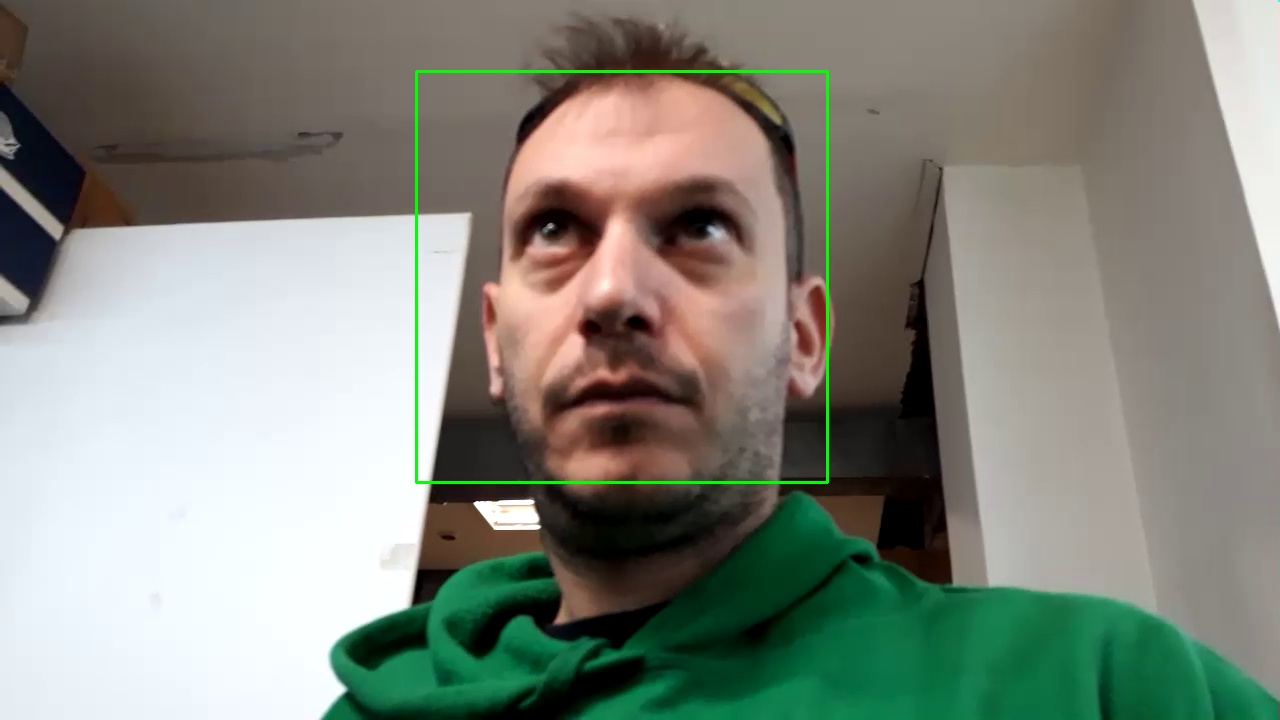
#> input picture log/Fail/Photo.22-01-2020 12-13-21.jpg, 1280 x 720 px, given as the content of the folder dataset, which was not available
$ python -i TrainData.py   (imports and definitions only)
#> lines starting #> are read from the running program, lines starting #| are printed output that depends on the picture
#!/usr/bin/env python
# coding: utf-8

# In[3]:


import cv2
import numpy as np
from PIL import Image
import os

# Path for face image database
path = 'dataset'

recognizer = cv2.face.LBPHFaceRecognizer_create()
detector = cv2.CascadeClassifier("Cascades/haarcascade_frontalface_default.xml");

# function to get the images and label data
def getImagesAndLabels(path):
#> called with path = 'dataset'
    imagePaths = [os.path.join(path,f) for f in os.listdir(path)]
    faceSamples=[]
    ids = []
    for imagePath in imagePaths:
        PIL_img = Image.open(imagePath).convert('L') # convert it to grayscale
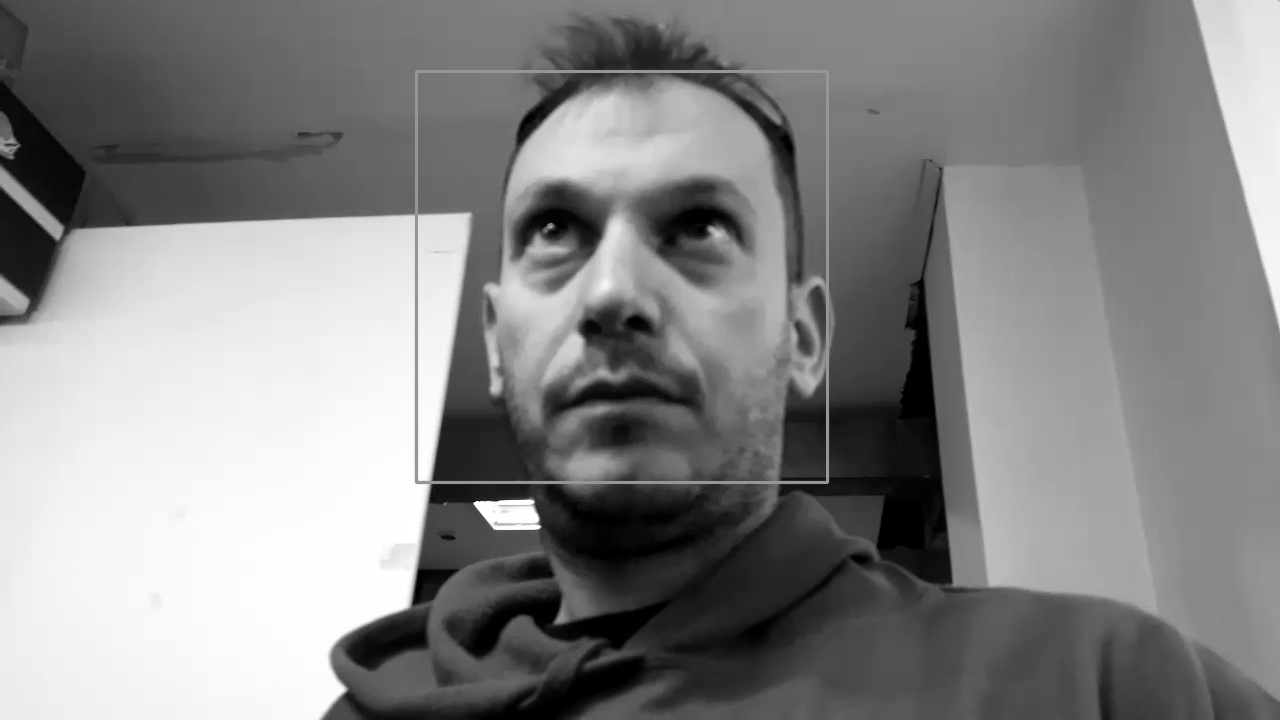
#> PIL_img: PIL image 1280x720 L; min 0, max 255, mean 133.3
        img_numpy = np.array(PIL_img,'uint8')
        id = int(os.path.split(imagePath)[-1].split(".")[1])
        faces = detector.detectMultiScale(img_numpy)
        for (x,y,w,h) in faces:
            faceSamples.append(img_numpy[y:y+h,x:x+w])
            ids.append(id)
    return faceSamples,ids

# [1 line not run here, left out]
# [1 line that did not run here, left out]
# [7 lines not run here, left out]

>>> result = getImagesAndLabels('log/Fail/Photo.22-01-2020 12-13-21.jpg')
#> (the run stopped early here; a loop or call above may not have finished)

$ run again, on log/Fail/Photo24-01-2020 12-20-55.jpg
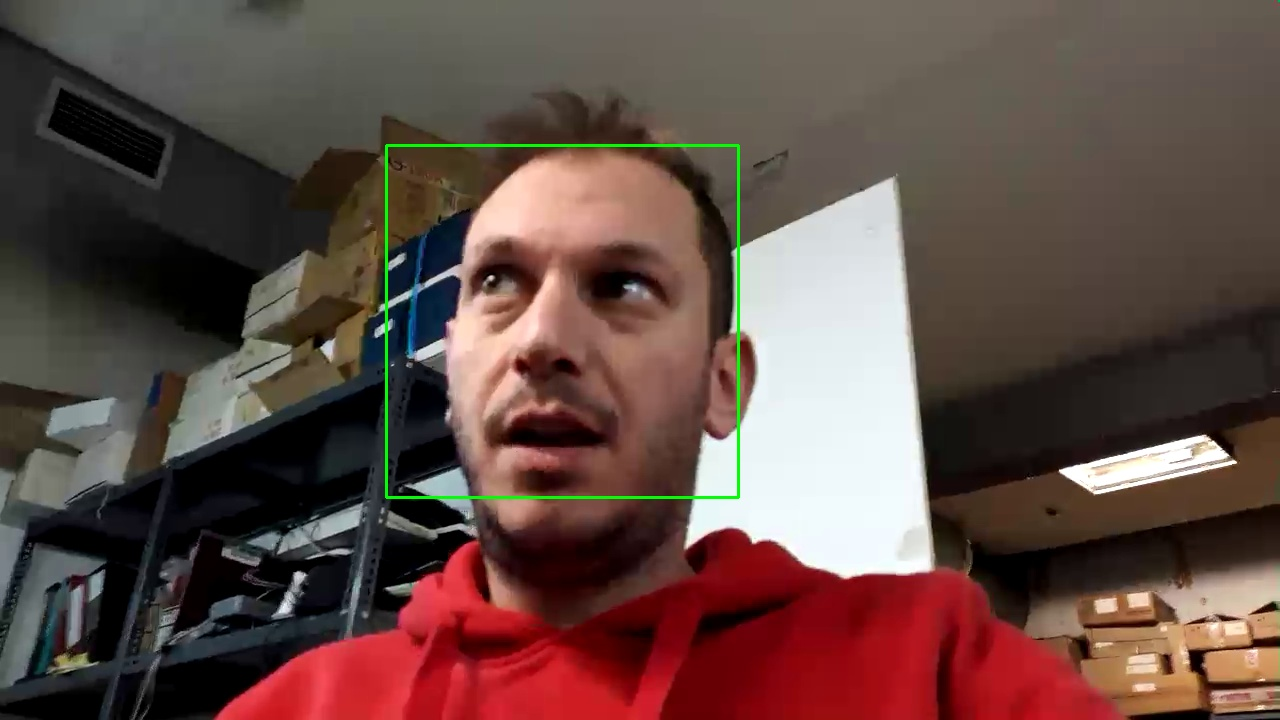
#> input picture log/Fail/Photo24-01-2020 12-20-55.jpg, 1280 x 720 px, given as the content of the folder dataset, which was not available
#> in getImagesAndLabels, `PIL_img = Image.open(imagePath).convert('L')`:
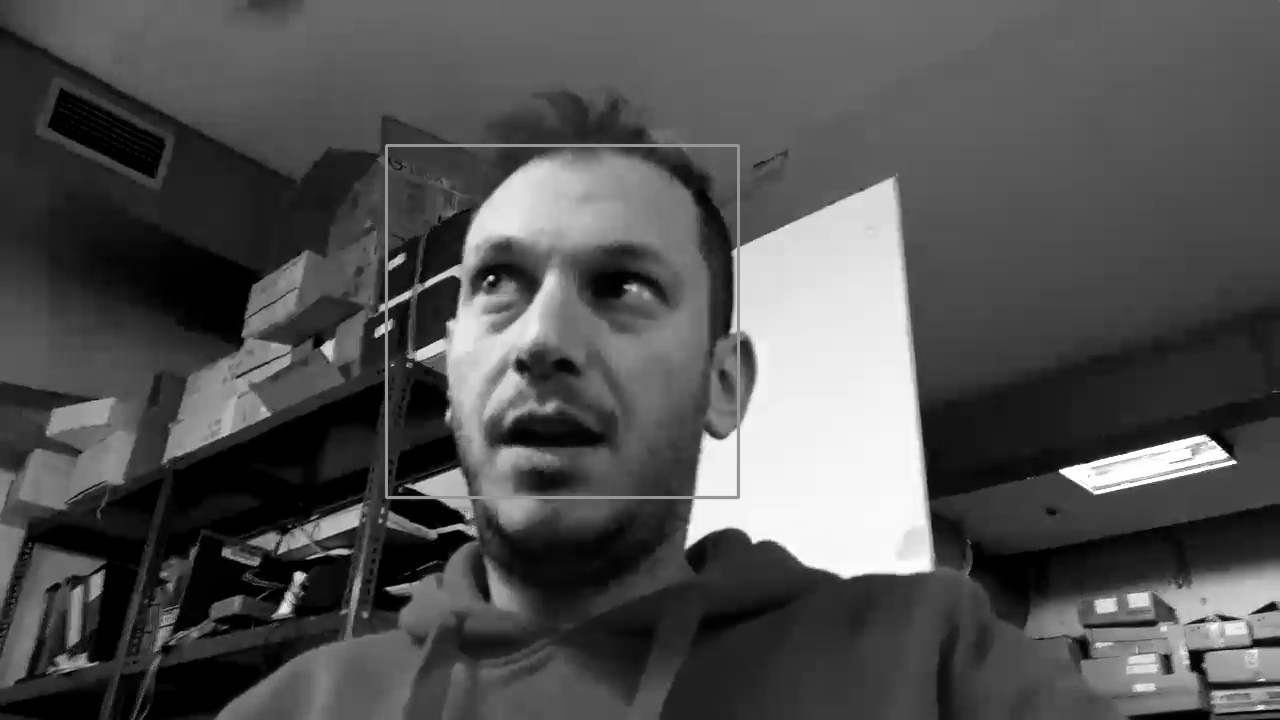
#> PIL_img: PIL image 1280x720 L; min 0, max 255, mean 81.9

$ run again, on log/Fail/Photo24-01-2020 12-24-15.jpg
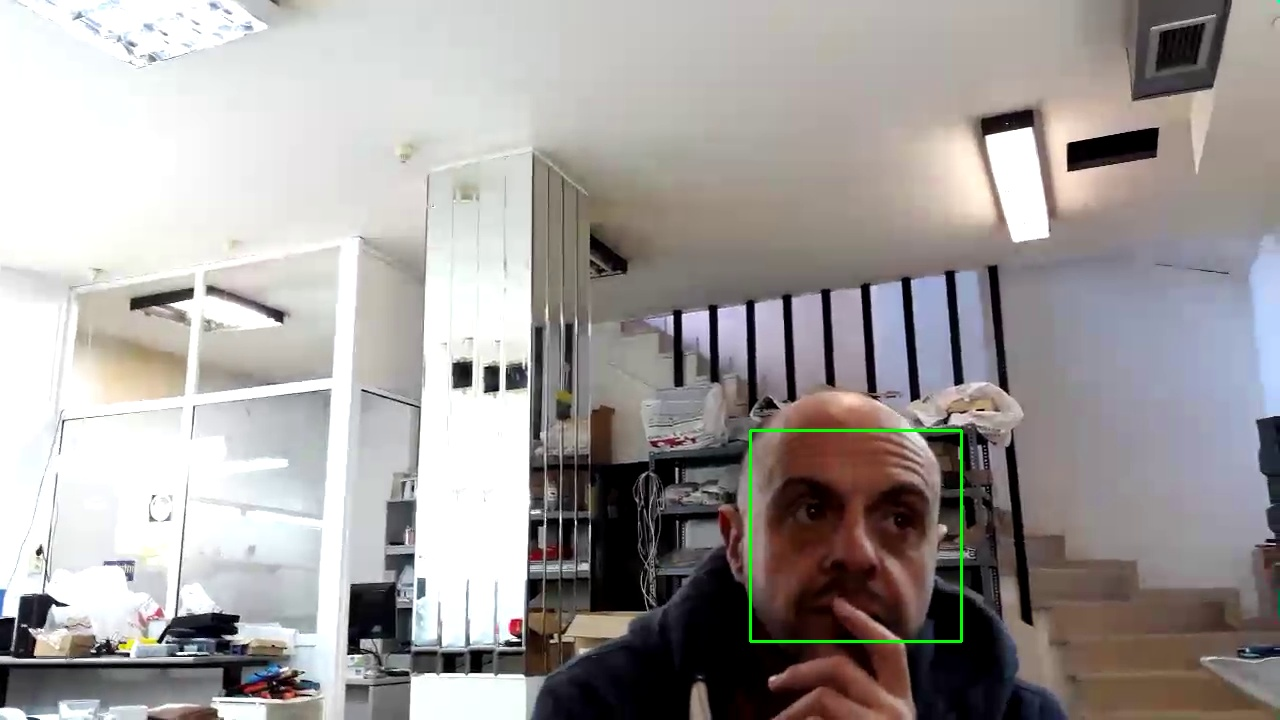
#> input picture log/Fail/Photo24-01-2020 12-24-15.jpg, 1280 x 720 px, given as the content of the folder dataset, which was not available
#> in getImagesAndLabels, `PIL_img = Image.open(imagePath).convert('L')`:
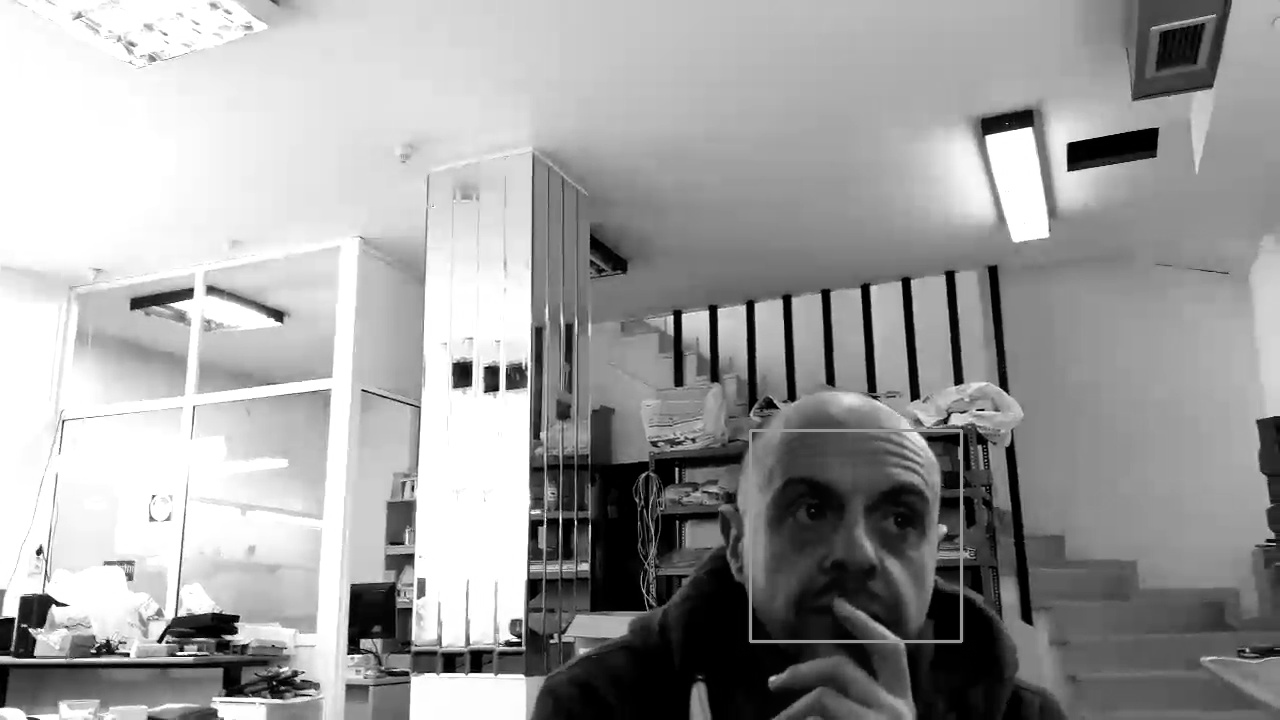
#> PIL_img: PIL image 1280x720 L; min 0, max 255, mean 159.2

$ run again, on log/Fail/Photo24-01-2020 12-24-57.jpg
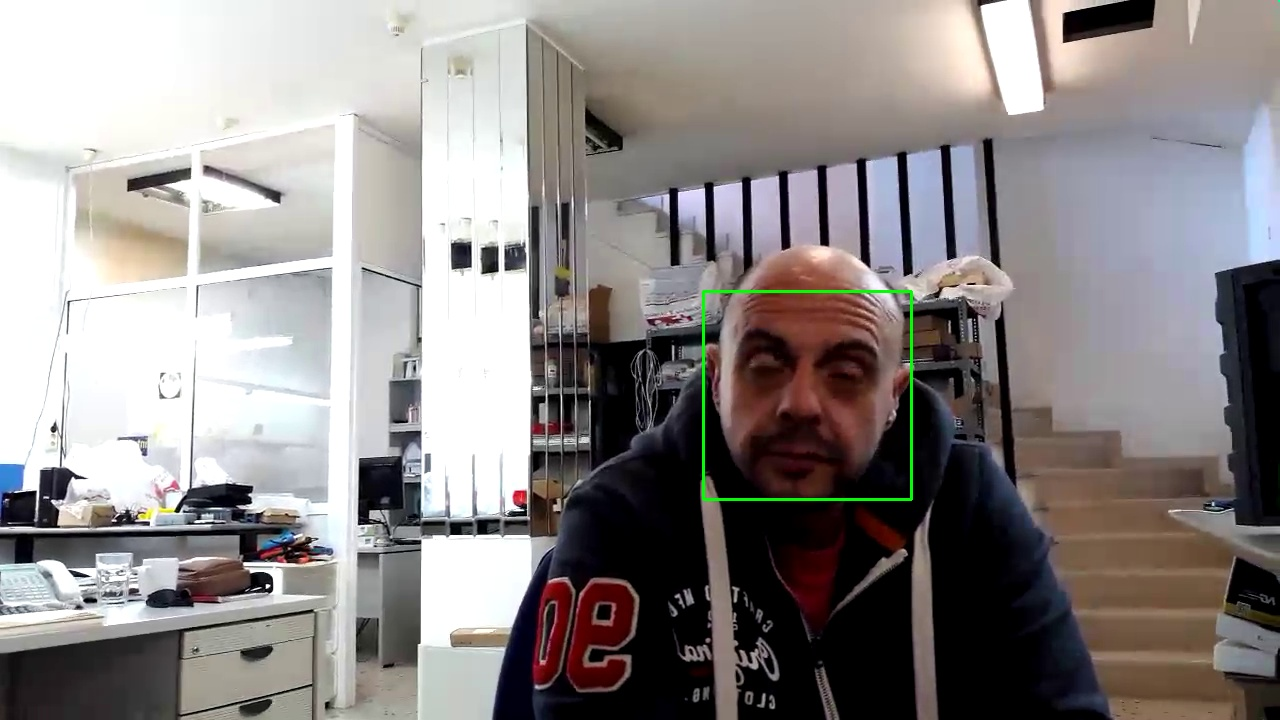
#> input picture log/Fail/Photo24-01-2020 12-24-57.jpg, 1280 x 720 px, given as the content of the folder dataset, which was not available
#> in getImagesAndLabels, `PIL_img = Image.open(imagePath).convert('L')`:
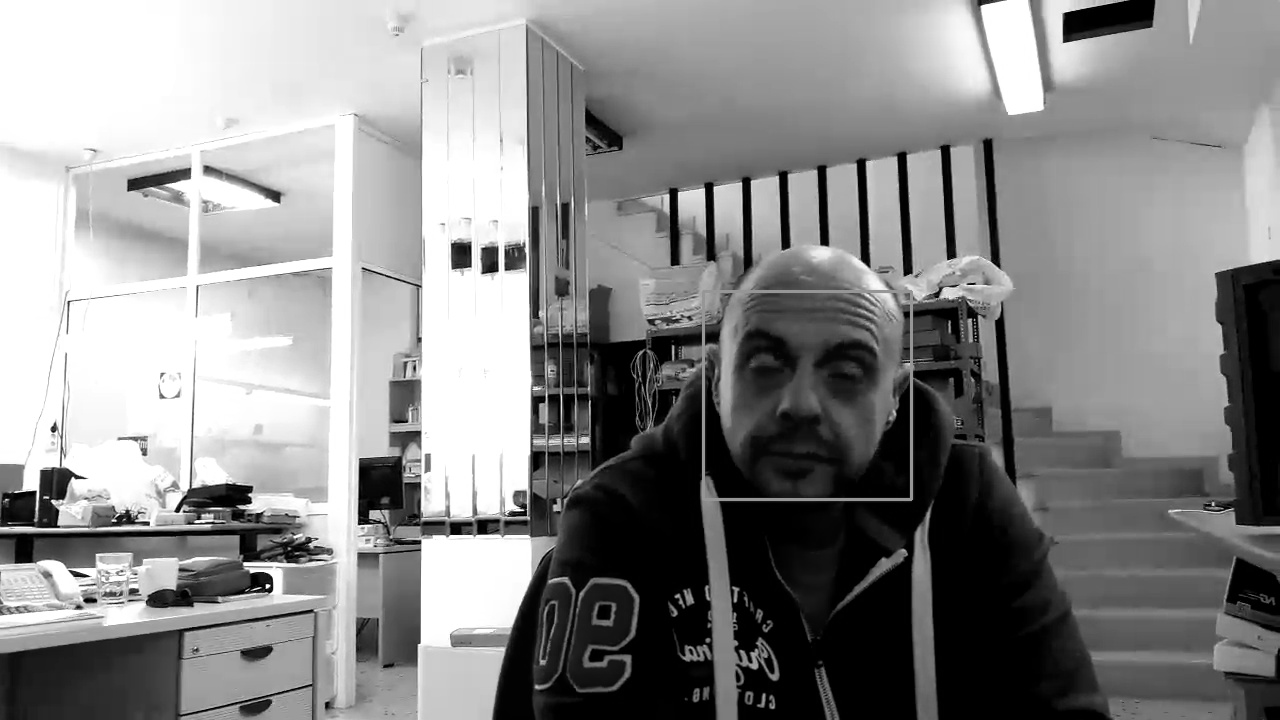
#> PIL_img: PIL image 1280x720 L; min 0, max 255, mean 138
